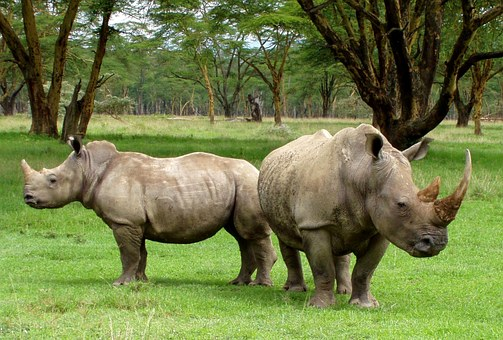
%> input picture CA3/codes/image1.jpg, 503 x 340 px
$ octave Q6.m   (GNU Octave 9; MATLAB toolbox functions it lacks are replaced by stand-ins)
%> lines starting %> are read from the running program, lines starting %| are printed output that depends on the picture; in (x1, y1, x2, y2) boxes, pixels count from 0 and x2, y2 are one past the last pixel; in counts of white or black regions, pixels touching at a corner belong together; the program's own positions count from 1
%3rd computer asignment, DSP
%Anaies Golboudaghians 40122113

%Q6
clc; clear; close all; close all hidden

%% Part 1
pic = imread('image1.jpg');
%> pic is the input picture: size 340x503x3 uint8; mean R, G, B 112.9, 123.8, 70.7
pic = rgb2gray(pic);
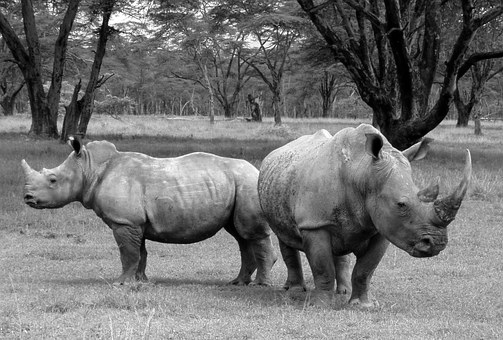
%> pic: size 340x503 uint8; min 0, max 255, mean 114.5
imshow(pic);
title('main image')

E_Signal = mean(pic(:));
%> E_Signal = 114.5
noise = pic-E_Signal;
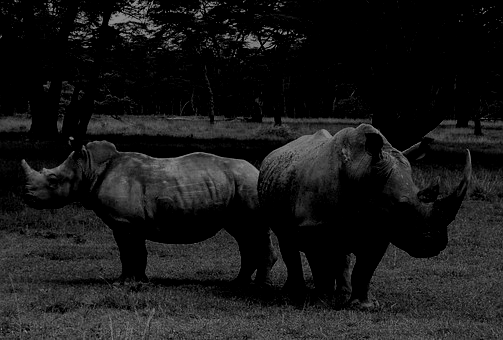
%> noise: size 340x503 uint8; min 0, max 141, mean 24.2
E_Noise = mean(noise(:));
%> E_Noise = 24.24

SNR = 10*log10((E_Signal^2)/(E_Noise^2));
%> SNR = 13.48
fprintf('SNR of main image is %.3f dB\n', SNR);
%| SNR of main image is 13.483 dB

%% Part 2

PIC = fft2(pic);
pic_r = ifft2(PIC);
figure
imshow(pic_r,[]);
title('reconstructed image')

%% Part 3
E_Signal_r = mean(pic_r(:));
%> E_Signal_r = 114.5
noise_r = pic_r-E_Signal_r;
E_Noise_r = mean(noise_r(:));
%> E_Noise_r = 1.14e-11

SNR_r = 10*log10((E_Signal_r^2)/(E_Noise_r^2));
%> SNR_r = 260
fprintf('SNR of reconstructed image is %.3f dB\n', SNR_r);
%| SNR of reconstructed image is 260.033 dB

%% Part 5
figure
imshow(abs(pic_r),[]);
title('magnitude of reconstructed image')
figure
imshow(angle(pic_r),[]);
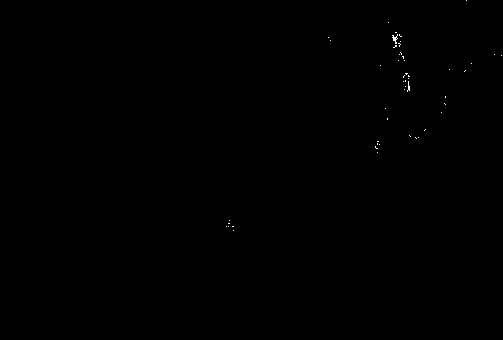
%> displayed picture: size 340x503, on the screen's scale of 0 to 255; 0.08% white in thin lines or dots, all inside (x1, y1, x2, y2) = (226, 0, 502, 231)
title('phase of reconstructed image')

%% Part 6
PIC_sh = fftshift(PIC);
pic_r_sh = ifft2(PIC_sh);
phase = angle(pic_r_sh);
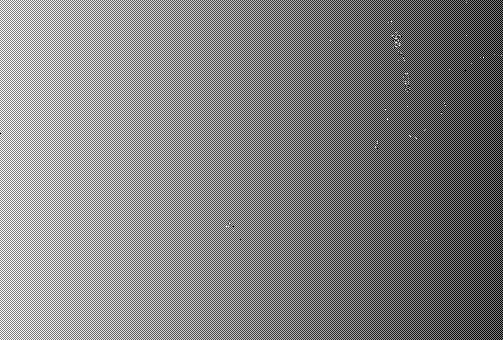
%> phase: size 340x503 double; min -3.14, max 3.14, mean 0.00415; drawn with min black and max white
figure
imagesc(20*log10(abs(pic_r_sh)));
title('magnitude of shifted and reconstructed image in dB')
colorbar;
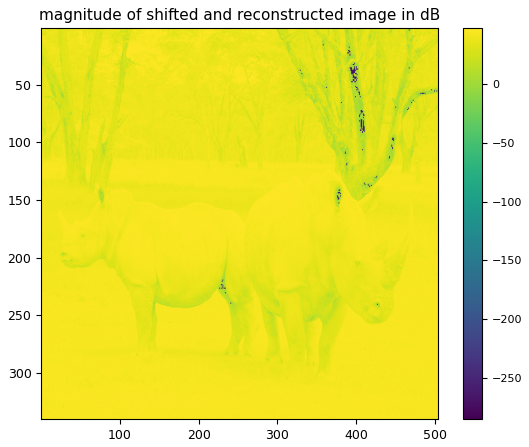
%> figure redrawn from the program's plot data

%% Part 7, A
PIC_7 = fft2(pic);
New_PIC_7 = abs(PIC_7).*exp(1j*phase);
pic_7_r = ifft2(New_PIC_7);
figure
imshow(abs(pic_7_r),[]);
title('magnitude of reconstructed image with the phase of part 6')
figure
imshow(angle(pic_7_r),[])
title('phase of reconstructed image with the phase of part 6')

%% Part 7, B
PIC_7 = fft2(pic);
New_PIC_7 = abs(PIC_7).*exp(1j*angle(PIC_sh));
pic_7_r = ifft2(New_PIC_7);
figure
imshow(abs(pic_7_r),[]);
title('magnitude of reconstructed image with the phase of part 6')
figure
imshow(angle(pic_7_r),[])
title('phase of reconstructed image with the phase of part 6')

%% Part 8
New_PIC_8 = abs(PIC_sh).*exp(1j*angle(PIC));
pic_8_r = ifft2(New_PIC_8);
figure
imshow(abs(pic_8_r),[]);
title('magnitude of shifted and reconstructed image with the phase of input image')
figure
imshow(angle(pic_8_r),[])
title('phase of shifted and reconstructed image with the phase of input image')
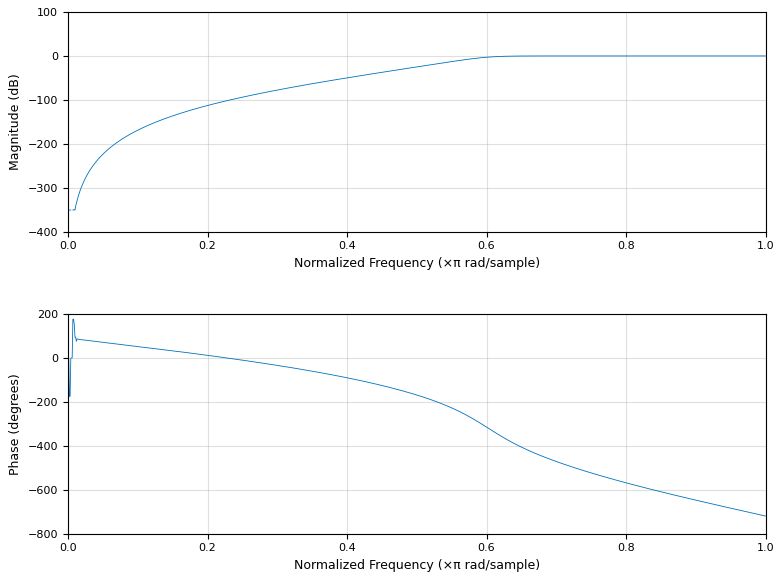
%> figure redrawn from the program's plot data, 2 panels; panel 1: curve peaks at x = 0.969, y = 7.71e-15; panel 2: curve peaks at x = 0.008, y = 176.3


%% Part 10
[b,a] = butter(9,300/500,"high");
freqz(b,a,1000)
yy = filter(b,a,pic_r_sh);
figure
imshow(yy,[]);
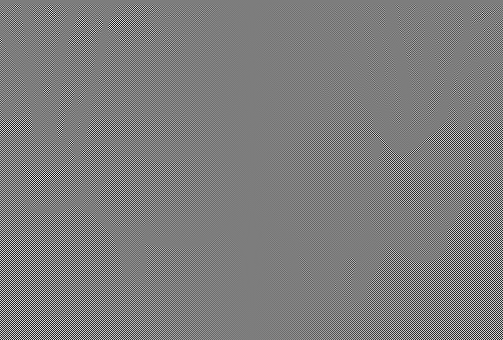
%> displayed picture: size 340x503, on the screen's scale of 0 to 255; min 0, max 255, mean 124.9
title('filtered image');
